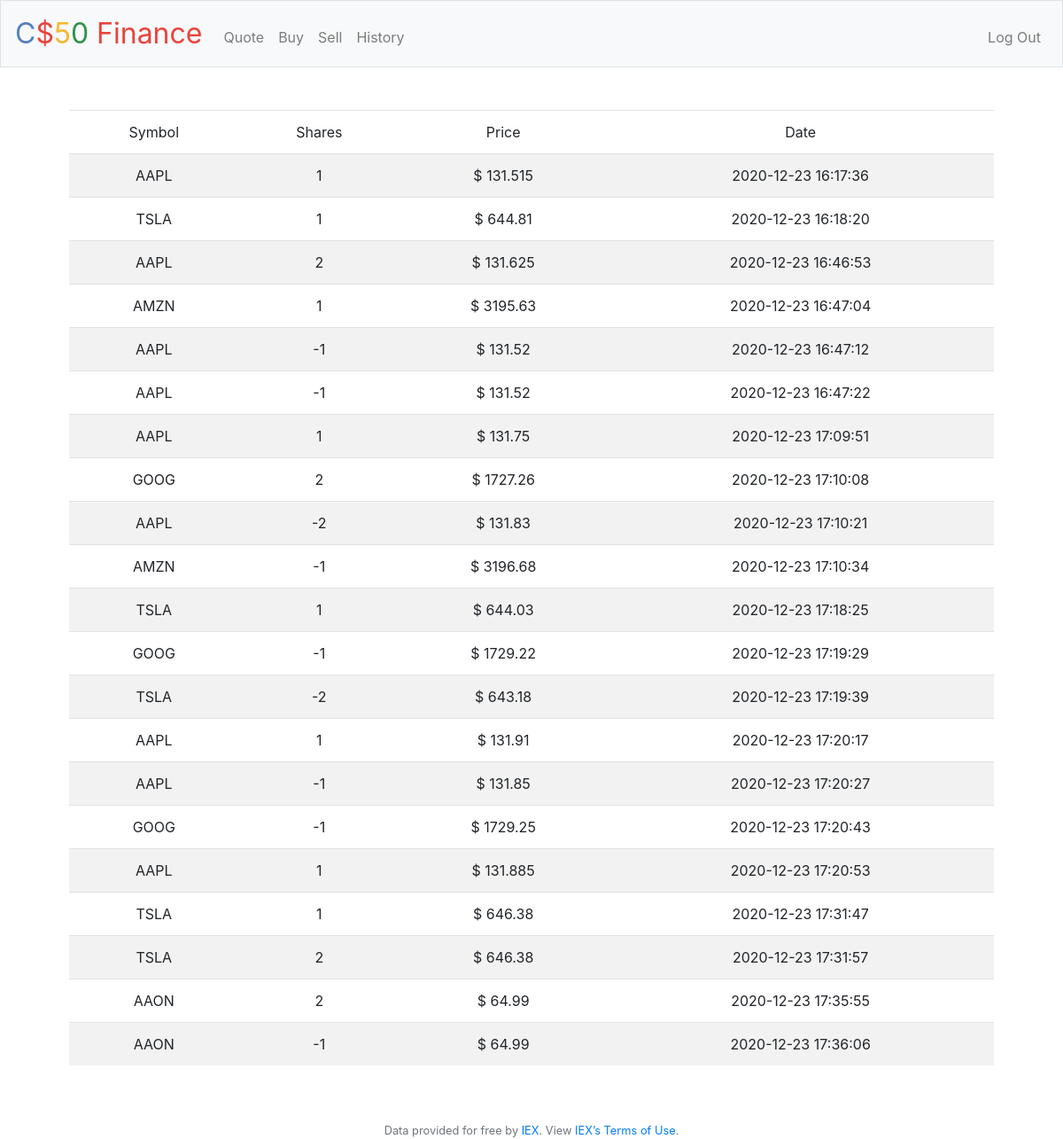
Screenshot of /history (signed in) with the database file from the repository.
### tables this page shows
CREATE TABLE transactions (
id INTEGER PRIMARY KEY AUTOINCREMENT NOT NULL,
user_id INTEGER NOT NULL,
symbol TEXT NOT NULL,
shares INTEGER NOT NULL,
price NUMERIC NOT NULL,
transacted TIMESTAMP DEFAULT CURRENT_TIMESTAMP NOT NULL,
FOREIGN KEY (user_id) REFERENCES users(id)
);

### pset8/finance/application.py (the view)
@app.route("/history")
@login_required
def history():
   rows = db.execute("""
   SELECT * FROM transactions
   WHERE user_id =:user_id
   GROUP BY transacted""",
   user_id =  session['user_id'])
   return render_template("history.html", rows = rows)

### pset8/finance/application.py (called while the page is built)
@app.after_request
def after_request(response):
    response.headers["Cache-Control"] = "no-cache, no-store, must-revalidate"
    response.headers["Expires"] = 0
    response.headers["Pragma"] = "no-cache"
    return response

### pset8/finance/helpers.py (called while the page is built)
def login_required(f):
    @wraps(f)
    def decorated_function(*args, **kwargs):
        if session.get("user_id") is None:
            return redirect("/login")
        return f(*args, **kwargs)
    return decorated_function

### pset8/finance/templates/history.html
{% extends "layout.html" %}
{% block main %}
<table class="table  table-striped">
    <thead>
        <tr>
            <td>Symbol</td>
            <td>Shares</td>
            <td>Price</td>
            <td>Date</td>
        </tr>
    </thead>
    <tbody>
        {%for row in rows %}
        <tr>
            <td>{{row['symbol']}}</td>
            <td>{{row['shares']}}</td>
            <td>$ {{row['price']}}</td>
            <td>{{row['transacted']}}</td>
        </tr>
        {%endfor%}
    </tbody>
</table>
{% endblock %}

### pset8/finance/templates/layout.html (shortened to what this page needs)
<!DOCTYPE html>
<html lang="en">
    <head>
        <link href="https://maxcdn.bootstrapcdn.com/bootstrap/4.1.3/css/bootstrap.min.css" rel="stylesheet">
        <link href="/static/styles.css" rel="stylesheet">
    </head>
    <body>
        <nav class="navbar navbar-expand-md navbar-light bg-light border">
            <a class="navbar-brand" href="/"><span class="blue">C</span><span class="red">$</span><span class="yellow">5</span><span class="green">0</span> <span class="red">Finance</span></a>
            <div class="collapse navbar-collapse" id="navbar">
                {% if session.user_id %}
                    <ul class="navbar-nav mr-auto mt-2">
                        <li class="nav-item"><a class="nav-link" href="/quote">Quote</a></li>
                        <li class="nav-item"><a class="nav-link" href="/buy">Buy</a></li>
                        <li class="nav-item"><a class="nav-link" href="/sell">Sell</a></li>
                        <li class="nav-item"><a class="nav-link" href="/history">History</a></li>
                    </ul>
                    <ul class="navbar-nav ml-auto mt-2">
                        <li class="nav-item"><a class="nav-link" href="/logout">Log Out</a></li>
                    </ul>
                {% else %}
                    <ul class="navbar-nav ml-auto mt-2">
                        <li class="nav-item"><a class="nav-link" href="/register">Register</a></li>
                        <li class="nav-item"><a class="nav-link" href="/login">Log In</a></li>
                    </ul>
                {% endif %}
            </div>
        </nav>
        <main class="container p-5">
            {% block main %}{% endblock %}
        </main>
        <footer class="small text-center text-muted">
            Data provided for free by <a href="https://iextrading.com/developer">IEX</a>. View <a href="https://iextrading.com/api-exhibit-a/">IEX’s Terms of Use</a>.
        </footer>
    </body>
</html>

### pset8/finance/static/styles.css (style rules this page uses)
nav .navbar-brand { font-size: xx-large; }
nav .navbar-brand .blue { color: #537fbe; }
nav .navbar-brand .red { color: #ea433b; }
nav .navbar-brand .yellow { color: #f5b82e; }
nav .navbar-brand .green { color: #2e944b; }
main { overflow-x: auto; text-align: center; }

### rows the page displays
transactions: symbol "AAPL", shares "1", price "131.515", transacted "2020-12-23 16:17:36"
transactions: symbol "TSLA", shares "1", price "644.81", transacted "2020-12-23 16:18:20"
transactions: symbol "AAPL", shares "2", price "131.625", transacted "2020-12-23 16:46:53"
transactions: symbol "AMZN", shares "1", price "3195.63", transacted "2020-12-23 16:47:04"
transactions: symbol "AAPL", shares "-1", price "131.52", transacted "2020-12-23 16:47:12"
transactions: symbol "AAPL", shares "-1", price "131.52", transacted "2020-12-23 16:47:22"
transactions: symbol "AAPL", shares "1", price "131.75", transacted "2020-12-23 17:09:51"
transactions: symbol "GOOG", shares "2", price "1727.26", transacted "2020-12-23 17:10:08"
transactions: symbol "AAPL", shares "-2", price "131.83", transacted "2020-12-23 17:10:21"
transactions: symbol "AMZN", shares "-1", price "3196.68", transacted "2020-12-23 17:10:34"
transactions: symbol "TSLA", shares "1", price "644.03", transacted "2020-12-23 17:18:25"
transactions: symbol "GOOG", shares "-1", price "1729.22", transacted "2020-12-23 17:19:29"
transactions: symbol "TSLA", shares "-2", price "643.18", transacted "2020-12-23 17:19:39"
transactions: symbol "AAPL", shares "1", price "131.91", transacted "2020-12-23 17:20:17"
transactions: symbol "AAPL", shares "-1", price "131.85", transacted "2020-12-23 17:20:27"
transactions: symbol "GOOG", shares "-1", price "1729.25", transacted "2020-12-23 17:20:43"
transactions: symbol "AAPL", shares "1", price "131.885", transacted "2020-12-23 17:20:53"
transactions: symbol "TSLA", shares "1", price "646.38", transacted "2020-12-23 17:31:47"
transactions: symbol "TSLA", shares "2", price "646.38", transacted "2020-12-23 17:31:57"
transactions: symbol "AAON", shares "2", price "64.99", transacted "2020-12-23 17:35:55"
transactions: symbol "AAON", shares "-1", price "64.99", transacted "2020-12-23 17:36:06"
